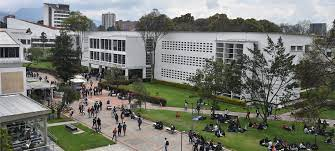
#> input picture intervenciones_estudiantes/logo_universidad_nacional.png, 335 x 151 px
$ jupyter execute pca_imagenes_2023-10-10_con_resultados_completos_v1.ipynb
#> lines starting #> are read from the running program, lines starting #| are printed output that depends on the picture
# Librerías

[cell 1]
import numpy as np
import matplotlib.pyplot as plt
from sklearn.decomposition import PCA
from PIL import Image

# Imagen

Se carga la imagen que se va a utilizar

[cell 2]
image_path = 'logo_universidad_nacional.png'
image = Image.open(image_path)
#> image is the input picture: PIL image 335x151 RGB; mean R, G, B 116.9, 119.2, 111.2

# Imagen original

[cell 3]
plt.imshow(image)
plt.axis('off')
plt.title('Imagen Original')
plt.show()

# Conversión de la imagen

Convierte la imagen a formato RGB (elimina el canal alfa)

[cell 4]
image_rgb = image.convert('RGB')

#  Converión a Matriz

Se convierte la imagen en una matriz numpy

[cell 5]
image_array_alpha = np.array(image)
image_array = np.array(image_rgb)

[cell 6]
print(f'Las dimensiones con el canal alfa son: {image_array_alpha.shape}')
#| Las dimensiones con el canal alfa son: (151, 335, 3)
print(f'Las dimensiones quitando el canal alfa son: {image_array.shape}')
#| Las dimensiones quitando el canal alfa son: (151, 335, 3)

# Imagen por canales

Se muestra cada uno de los canales de la imagen RGB.

[cell 7]
red = image_array[:, :, 0]

print(red)
#> (printed output is left out)
plt.imshow(red, cmap='Reds')
plt.axis('off')
plt.title('Canal Rojo')
plt.show()

[cell 8]
green = image_array[:, :, 1]
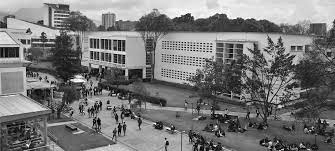
#> green: shape (151, 335); min 0, max 255, mean 119.2

print(green)
#> (printed output is left out)

plt.imshow(green, cmap='Greens')
plt.axis('off')
plt.title('Canal Verde')
plt.show()

[cell 9]
blue = image_array[:, :, 2]
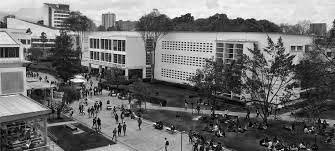
#> blue: shape (151, 335); min 0, max 255, mean 111.2

print(blue)
#> (printed output is left out)

plt.imshow(blue, cmap='Blues')
plt.axis('off')
plt.title('Canal Azul')
plt.show()

# Normalización y organización

Aplana la matriz y normaliza los valores de los píxeles, teniendo en cuenta que cada uno de los canales RGB contienen numeros enteros que varían entre 0 y 255.

[cell 10]
dim1 = image_array.shape[0]
#> dim1 = 151
dim2 = image_array.shape[1]
#> dim2 = 335
dim3 = image_array.shape[2]
#> dim3 = 3
print(f'Dim1: {dim1}\nDim2: {dim2}\nDim3: {dim3}')
#| Dim1: 151
#| Dim2: 335
#| Dim3: 3

[cell 11]
pixels = np.reshape(image_array, (dim1, dim2*dim3))/255.0
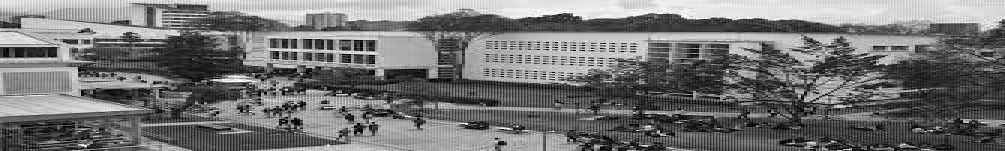
#> pixels: shape (151, 1005) float64; min 0, max 1, mean 0.454

# PCA

Se crea una instancia con el número de componentes que se desean.

[cell 12]
pca_5 = PCA(n_components=5)
pca_25 = PCA(n_components=25)

[cell 13]
n_componentes = int(input('Indique el número de componentes que desea:'))
#> the answer given: 3
pca_n = PCA(n_components=n_componentes)

# Ajuste

Se realiza el ajuste a los datos de los pixeles normalizados

[cell 14]
pca_5.fit(pixels)
pixels_pca_5 = pca_5.transform(pixels)
#> pixels_pca_5 = 151 rows, first 6: [12.39, 1.17, 1.8, 2.36, -0.395], [12.27, 1.13, 1.67, 2.31, -0.387], [12.15, 1.09, 1.47, 2.22, -0.434], [11.95, 0.842, 1.09, 1.95, 0.0952], [11.67, 0.314, 0.0882, 1.45, 0.311], [11.69, 0.177, -0.113, 1.23, 0.0627]

pca_25.fit(pixels)
pixels_pca_25 = pca_25.transform(pixels)
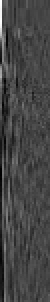
#> pixels_pca_25: shape (151, 25) float64 (shown 2 times larger); min -4.66, max 12.39, mean -6.02e-17; drawn with min black and max white

pca_n.fit(pixels)
pixels_pca_n = pca_n.transform(pixels)
#> pixels_pca_n = 151 rows, first 8: [12.39, 1.17, 1.8], [12.27, 1.13, 1.67], [12.15, 1.09, 1.47], [11.95, 0.842, 1.09], [11.67, 0.314, 0.0882], [11.69, 0.177, -0.113], [11.74, 0.0939, -0.029], [11.76, -0.0351, -0.0689]

[cell 15]
print('Con 5 componentes los resultados son:')
print('Las dimensiones quedan cómo:', pixels_pca_5.shape, end='\n\n')
#| Las dimensiones quedan cómo: (151, 5)

print('La varianza explicada por cada una de las componentes principales es:', pca_5.explained_variance_ratio_, end='\n\n')

print('La varianza total explicada por las componentes es:', np.sum(pca_5.explained_variance_ratio_), end='\n\n')

[cell 16]
print('Con 25 componentes los resultados son:')
print('Las dimensiones quedan cómo:', pixels_pca_25.shape, end='\n\n')
#| Las dimensiones quedan cómo: (151, 25)

print('La varianza explicada por cada una de las componentes principales es:', pca_25.explained_variance_ratio_, end='\n\n')

print('La varianza total explicada por las componentes es:', np.sum(pca_25.explained_variance_ratio_), end='\n\n')

[cell 17]
print(f'Con {n_componentes} componentes los resultados son:')
print('Las dimensiones quedan cómo:', pixels_pca_n.shape, end='\n\n')
#| Las dimensiones quedan cómo: (151, 3)

print('La varianza explicada por cada una de las componentes principales es:', pca_n.explained_variance_ratio_, end='\n\n')

print('La varianza total explicada por las componentes es:', np.sum(pca_n.explained_variance_ratio_), end='\n\n')

# Visualización de resultados

[cell 18]
reconstructed_pixels_5 = pca_5.inverse_transform(pixels_pca_5)
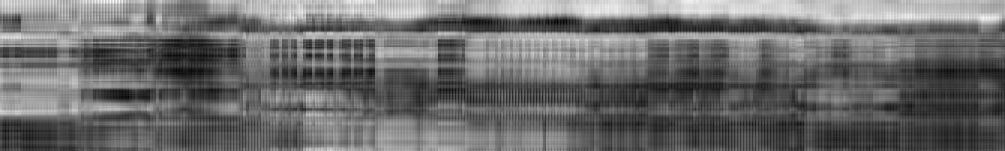
#> reconstructed_pixels_5: shape (151, 1005) float64; min -0.0238, max 1.11, mean 0.454; drawn with min black and max white

# Se reescalan los datos
reconstructed_pixels_5 = reconstructed_pixels_5 * 255.0

# Redimensiona la matriz reconstruida a la forma de la imagen original
reconstructed_image_array_5 = reconstructed_pixels_5.reshape(image_array.shape)

[cell 19]
reconstructed_pixels_25 = pca_25.inverse_transform(pixels_pca_25)
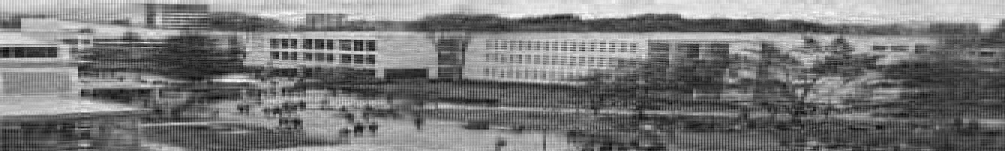
#> reconstructed_pixels_25: shape (151, 1005) float64; min -0.0903, max 1.06, mean 0.454; drawn with min black and max white

# Se reescalan los datos
reconstructed_pixels_25 = reconstructed_pixels_25 * 255.0

# Redimensiona la matriz reconstruida a la forma de la imagen original
reconstructed_image_array_25 = reconstructed_pixels_25.reshape(image_array.shape)
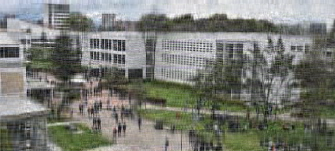
#> reconstructed_image_array_25: shape (151, 335, 3) float64; mean R, G, B 116.9, 119.2, 111.2; drawn with min black and max white

[cell 20]
reconstructed_pixels_n = pca_n.inverse_transform(pixels_pca_n)
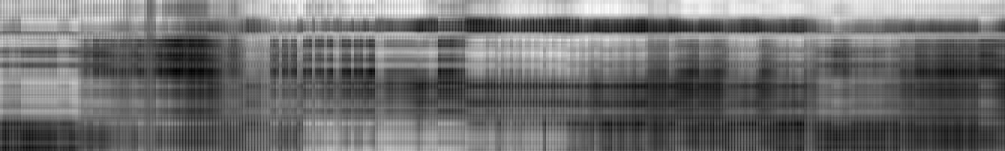
#> reconstructed_pixels_n: shape (151, 1005) float64; min 0.0047, max 1.04, mean 0.454; drawn with min black and max white

# Se reescalan los datos
reconstructed_pixels_n = reconstructed_pixels_n * 255.0

# Redimensiona la matriz reconstruida a la forma de la imagen original
reconstructed_image_array_n = reconstructed_pixels_n.reshape(image_array.shape)
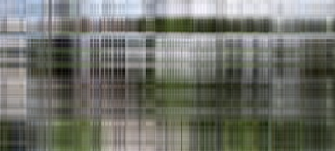
#> reconstructed_image_array_n: shape (151, 335, 3) float64; mean R, G, B 116.9, 119.2, 111.2; drawn with min black and max white

[cell 21]
reconstructed_image_5 = Image.fromarray(reconstructed_image_array_5.astype('uint8'))
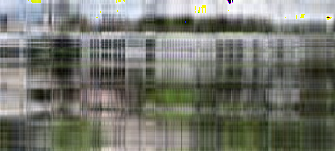
#> reconstructed_image_5: PIL image 335x151 RGB; mean R, G, B 116.3, 118.6, 110
plt.imshow(reconstructed_image_5)
plt.axis('off')
plt.title('Imagen Reconstruida desde PCA (5 componentes)')
plt.show()

[cell 22]
reconstructed_image_25 = Image.fromarray(reconstructed_image_array_25.astype('uint8'))
plt.imshow(reconstructed_image_25)
plt.axis('off')
plt.title('Imagen Reconstruida desde PCA (25 componentes)')
plt.show()

[cell 23]
reconstructed_image_n = Image.fromarray(reconstructed_image_array_n.astype('uint8'))
plt.imshow(reconstructed_image_n)
plt.axis('off')
plt.title(f'Imagen Reconstruida desde PCA ({n_componentes} componentes)')
plt.show()
